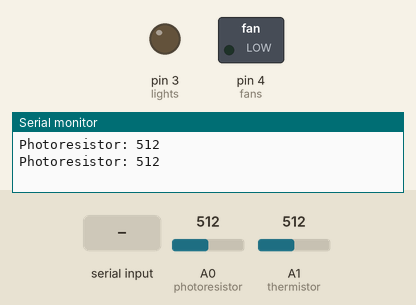
This sketch was run on a simulated Arduino Uno, built with avr-gcc and run on an emulated ATmega328P. Parts: switched loads named in the sketch (green lamp = pin HIGH), output pins drawn as LEDs (lit = HIGH), the last lines printed to the serial monitor. The inputs (shaded band) are chosen by the test bench; at power-on: A0 (photoresistor) = 512, A1 (thermistor) = 512.

Above: at 1.8 s.
1.9 s: "90,45\n" received over Serial
At 4.2 s:
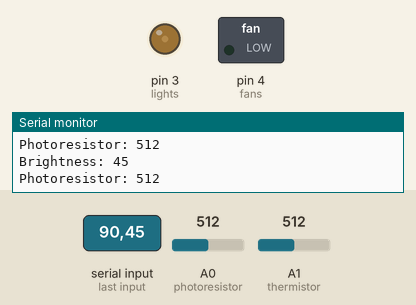
4.5 s: A0 (photoresistor) set to 55
6.2 s: A0 (photoresistor) set to 47
At 7.5 s:
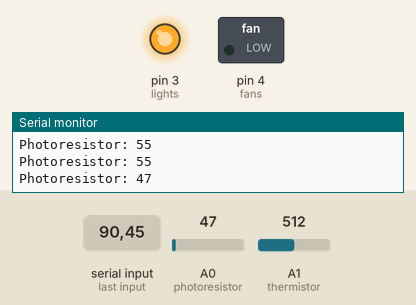
8.5 s: A1 (thermistor) set to 459
10.2 s: A1 (thermistor) set to 442
At 11.9 s:
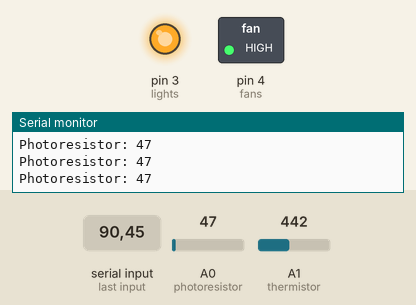
12.5 s: "30,150\n" received over Serial
At 15.3 s:
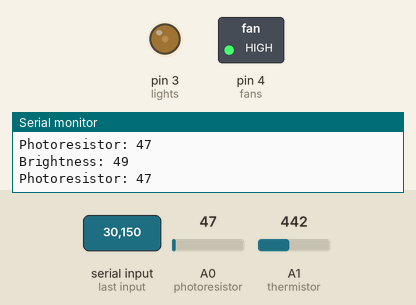
Timing chart, 0 to 16.5 s (numbered marks = the images above; inputs shaded):
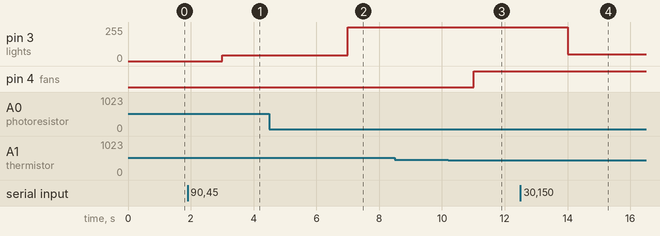

The sketch:

ElectricalArduino.ino
```cpp
/*Joshua Liu
Arduino - Python Electrical
*/
#define photoresistor A0 //Plug in the photoresitor in pin A0
#define thermistor A1 //Plug in the thermistor in pin A1

String message = "";
int brightness = 0;
int lights = 3; //Digital PWM pin

int tempResistance = 0;
int fanSpeed = 0;
int fans = 4; //Digital PWN pin

bool isDark = false;

void setup() {
  Serial.begin(9600);
  pinMode(photoresistor, INPUT);
  pinMode(thermistor, INPUT);
  pinMode(lights, OUTPUT);
  pinMode(fans, OUTPUT);
  digitalWrite(lights, LOW);
}

void loop() {
  Serial.println("Photoresistor: " + String(analogRead(photoresistor)));

  tempResistance = analogRead(thermistor);
  fanSpeed = map(tempResistance, 0, 900, 255, 0);
  //Serial.print("fan speed: "); Serial.println(fanSpeed);
  analogWrite(fans, fanSpeed);
  delay(1000);
  if(analogRead(photoresistor) <= 50){
    if (!isDark){
      digitalWrite(lights, HIGH);
      isDark = true;
    }
  }else{
    isDark = false;
  }
  if(Serial.available()) {
    String data = Serial.readString();// Reads the serial data sent from the Python code
    brightness = map(data.toInt(), 0, 900, 50, 0);
    message = "Brightness: " + String(brightness);
    analogWrite(lights, brightness);
    delay(1000);
    Serial.println("Brightness: " + String(brightness));
  }
}
```

Measured:
- the behaviour switches between 51 and 50 on A0 (photoresistor) (found by bisection; images 1 and 2)
- the behaviour switches between 452 and 451 on A1 (thermistor) (found by bisection; images 2 and 3)
- after the input at 1.9 s, pin 3 (lights): 0/255 → 45/255 after 1.1 s
- after the input at 6.2 s, pin 3 (lights): 45/255 → 255/255 after 0.80 s
- after the input at 10.2 s, pin 4 (fans): LOW → HIGH after 0.81 s
- after the input at 12.5 s, pin 3 (lights): 255/255 → 49/255 after 1.5 s
